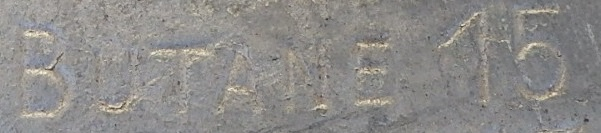
#> input picture test/ocr/test.JPG, 601 x 133 px, found by its file name
$ jupyter execute --allow-errors pt2.ipynb
#> lines starting #> are read from the running program, lines starting #| are printed output that depends on the picture
[cell 1]
import cv2
import pytesseract
import numpy as np
import matplotlib.pyplot as plt
pytesseract.pytesseract.tesseract_cmd = r'C:\Program Files\Tesseract-OCR\tesseract.exe'

[cell 2]
image = cv2.imread(r"C:\Users\Carlt\Documents\phoenix\test\ocr\test.JPG",0)
#> image: shape (133, 601); min 49, max 243, mean 139.6
plt.imshow(image)

[cell 3]
denoised = cv2.medianBlur(image, 3)
plt.imshow(denoised)

#> (a cell that did not finish here is left out)

#> (a cell that did not finish here is left out)

[cell 6]
kernel = cv2.getStructuringElement(cv2.MORPH_RECT, (2, 2))
plt.imshow(kernel)
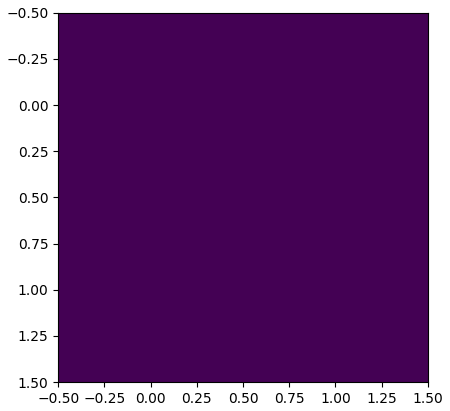
#> figure drawn by matplotlib, 1 panel


$ run again, with test/ocr/P6240639.JPG copied over test/ocr/test.JPG
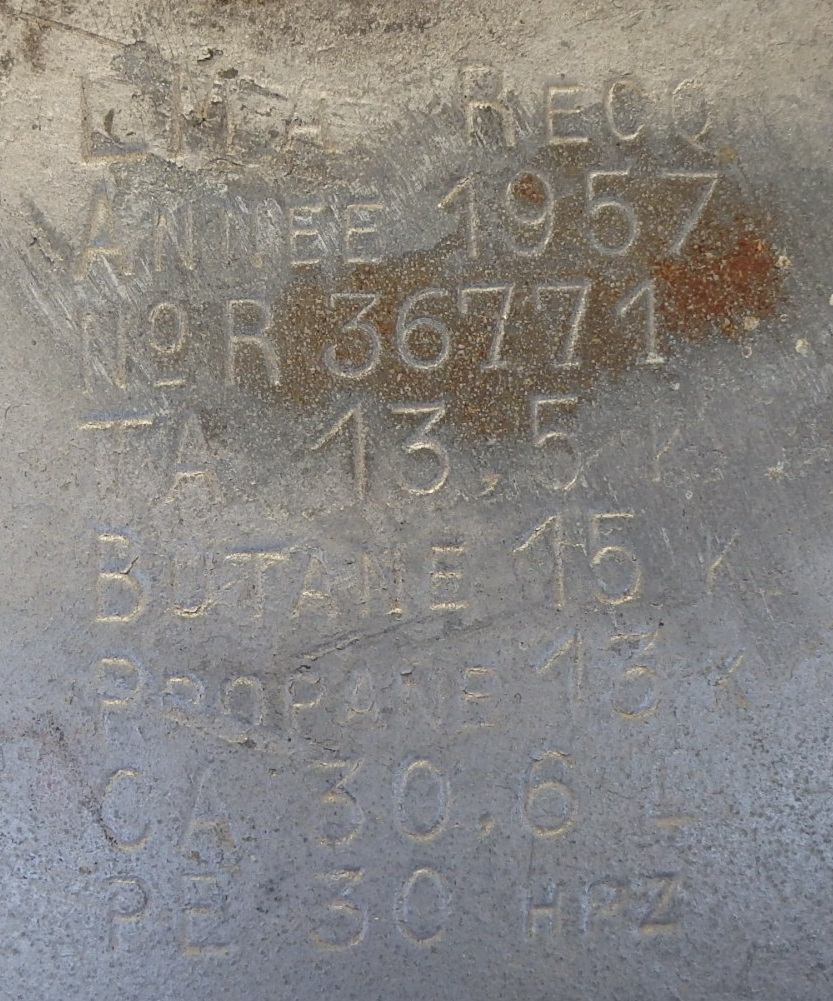
#> input picture test/ocr/P6240639.JPG, 833 x 1001 px, found by its file name
#> `image = cv2.imread(r"C:\Users\Carlt\Documents\phoenix\test\ocr\test.JP..`:
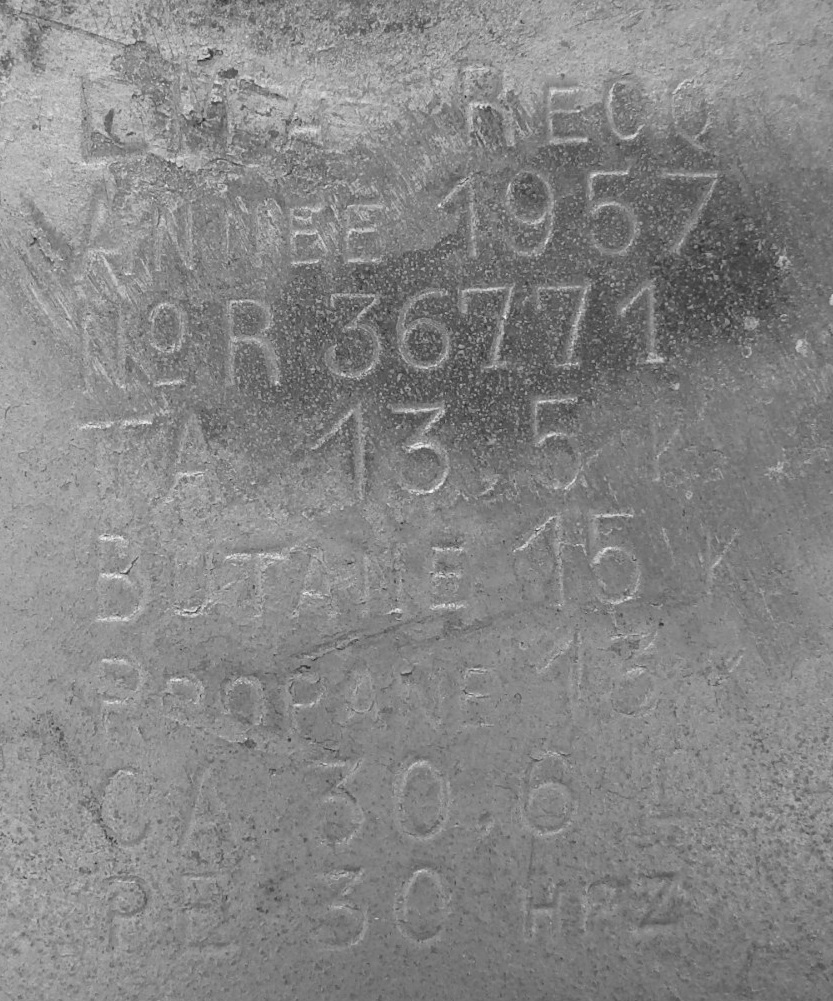
#> image: shape (1001, 833); min 30, max 251, mean 133.8

$ run again, with test/ocr/P6240640.JPG copied over test/ocr/test.JPG
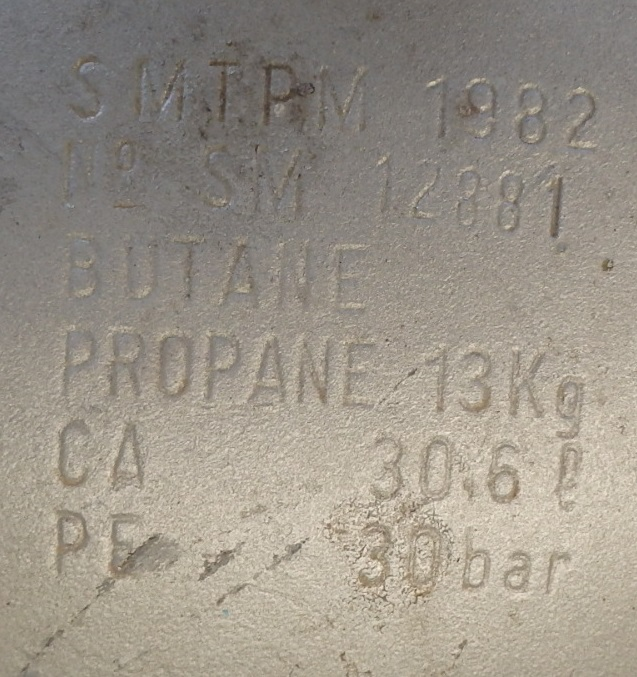
#> input picture test/ocr/P6240640.JPG, 637 x 677 px, found by its file name
#> `image = cv2.imread(r"C:\Users\Carlt\Documents\phoenix\test\ocr\test.JP..`:
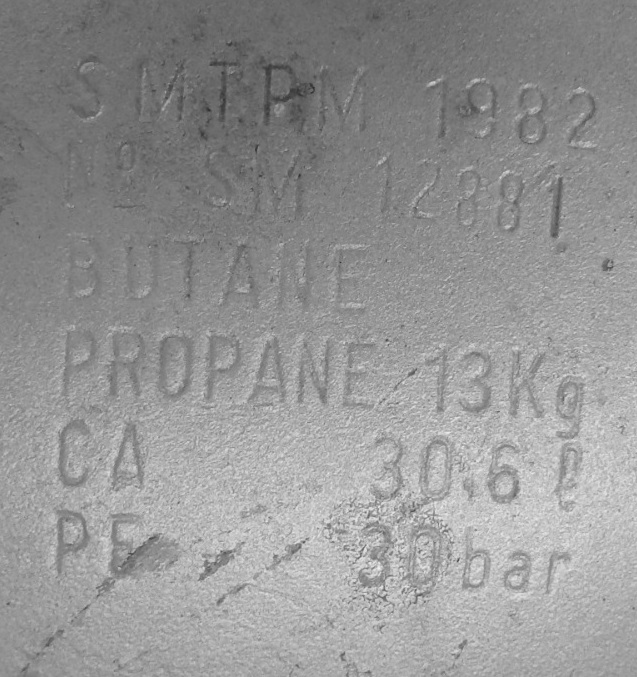
#> image: shape (677, 637); min 46, max 241, mean 148.3
